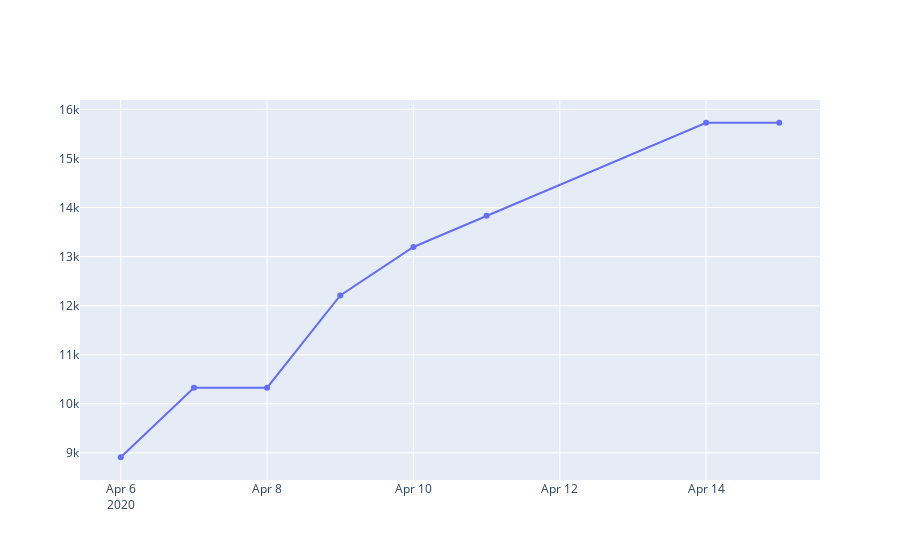

Source (notebook cell):
### Code cell
import plotly.graph_objects as go
fig = go.Figure()

fig.add_trace(go.Scatter(x=data.date, y=data.total_deaths,
                    mode='lines+markers',
                    name='lines+markers'))
fig.show()

### Figure 1 — Plotly figure (JSON) as saved in the notebook; plotly's stock layout.template omitted (floating-point values rounded to 4 significant figures)
{"data": [{"mode": "lines+markers", "name": "lines+markers", "type": "scatter", "x": ["2020-04-06T00:00:00", "2020-04-07T00:00:00", "2020-04-08T00:00:00", "2020-04-09T00:00:00", "2020-04-10T00:00:00", "2020-04-11T00:00:00", "2020-04-14T00:00:00", "2020-04-15T00:00:00"], "y": [8911, 10328, 10328, 12210, 13197, 13832, 15729, 15729]}], "layout": {}}
